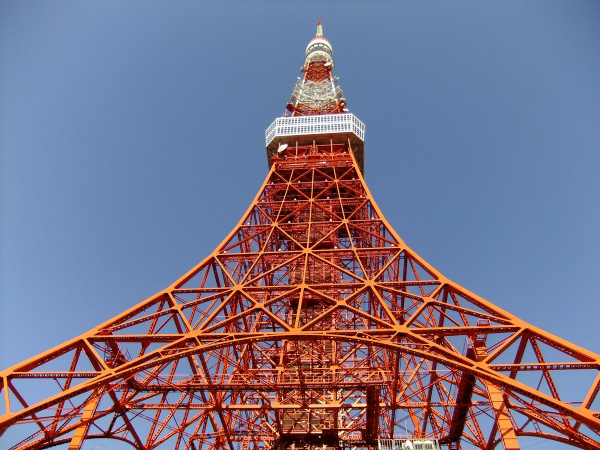
#> input picture src/ch7/tower.jpg, 1200 x 900 px (shown at 1/2 size)
$ jupyter execute avhash.py.ipynb   (older library calls are emulated)
#> lines starting #> are read from the running program, lines starting #| are printed output that depends on the picture
[cell 1]
from PIL import Image
import numpy as np
import sys

# 画像データをAverageえ
def  average_hash(fname, size = 16):
#> called with fname = 'tower.jpg', size = 16
    img = Image.open(fname)
#> img is the input picture: PIL image 1200x900 RGB; mean R, G, B 122.5, 114.5, 137
    img = img.convert('L')
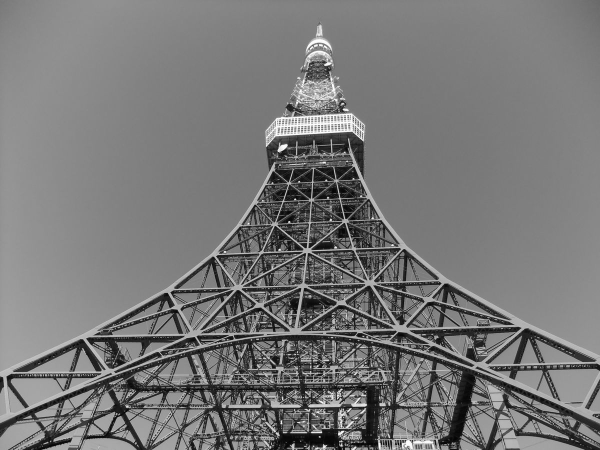
#> img: PIL image 1200x900 L (shown at 1/2 size); min 0, max 255, mean 119.5
    img = img.resize((size,size), Image.ANTIALIAS)
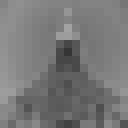
#> img: PIL image 16x16 L (shown 8 times larger); min 54, max 162, mean 119.4
    pixel_data = img.getdata()
    pixels = np.array(pixel_data)
#> pixels = 256 values, max 162 at index 56, min 54 at index 104, mean 119.4
    pixels = pixels.reshape((size,size))
    avg = pixels.mean()
#> avg = 119.4
#> (printed output is left out)
    diff = 1 * (pixels > avg)
    return diff

def  np2hash(n):
    bhash = []
    for nl in ahash.tolist():
        s1 = [str(i)  for i  in nl]
        s2 = "".join(s1)
        i = int(s2, 2)
        bhash.append("%04x" % i)
#> this loop made 16 passes
#> (nl, i) on passes 1 to 12: ([1, 1, 1, 1, 1, 1, 1, 1, 1, 1, 1, 1, 1, 1, 1, 0], 65534), ([1, 1, 1, 1, 1, 1, 1, 1, 1, 1, 1, 1, 1, 1, 1, 1], 65535), ([1, 1, 1, 1, 1, 1, 1, 1, 1, 1, 1, 1, 1, 1, 1, 1], 65535), ([1, 1, 1, 1, 1, 1, 0, 1, 1, 1, 0, 1, 1, 1, 1, 1], 64991), ([1, 1, 1, 1, 1, 1, 1, 1, 1, 1, 0, 1, 1, 1, 1, 1], 65503), ([1, 1, 1, 1, 1, 1, 1, 0, 0, 0, 1, 0, 1, 1, 1, 1], 65071), ([1, 1, 1, 1, 1, 1, 1, 0, 0, 0, 1, 0, 1, 1, 1, 1], 65071), ([1, 1, 1, 1, 1, 1, 0, 0, 0, 0, 1, 1, 1, 1, 1, 1], 64575), ([1, 1, 1, 1, 1, 1, 0, 0, 0, 0, 0, 1, 1, 1, 1, 1], 64543), ([1, 1, 1, 1, 1, 0, 0, 0, 0, 0, 0, 1, 1, 1, 1, 1], 63519), ([1, 1, 1, 1, 0, 0, 0, 0, 0, 0, 0, 0, 0, 1, 1, 1], 61447), ([1, 1, 1, 0, 0, 0, 0, 0, 0, 0, 0, 0, 0, 0, 1, 1], 57347)
#> after the loop, bhash = ['fffe', 'ffff', 'ffff', 'fddf', 'ffdf', 'fe2f', 'fe2f', 'fc3f', 'fc1f', 'f81f', 'f007', 'e003', 'c001', 'c003', 'c805', 'b836']
    return "".join(bhash)

ahash = average_hash('tower.jpg')
print(ahash)
print(np2hash(ahash))
#| fffefffffffffddfffdffe2ffe2ffc3ffc1ff81ff007e003c001c003c805b836
